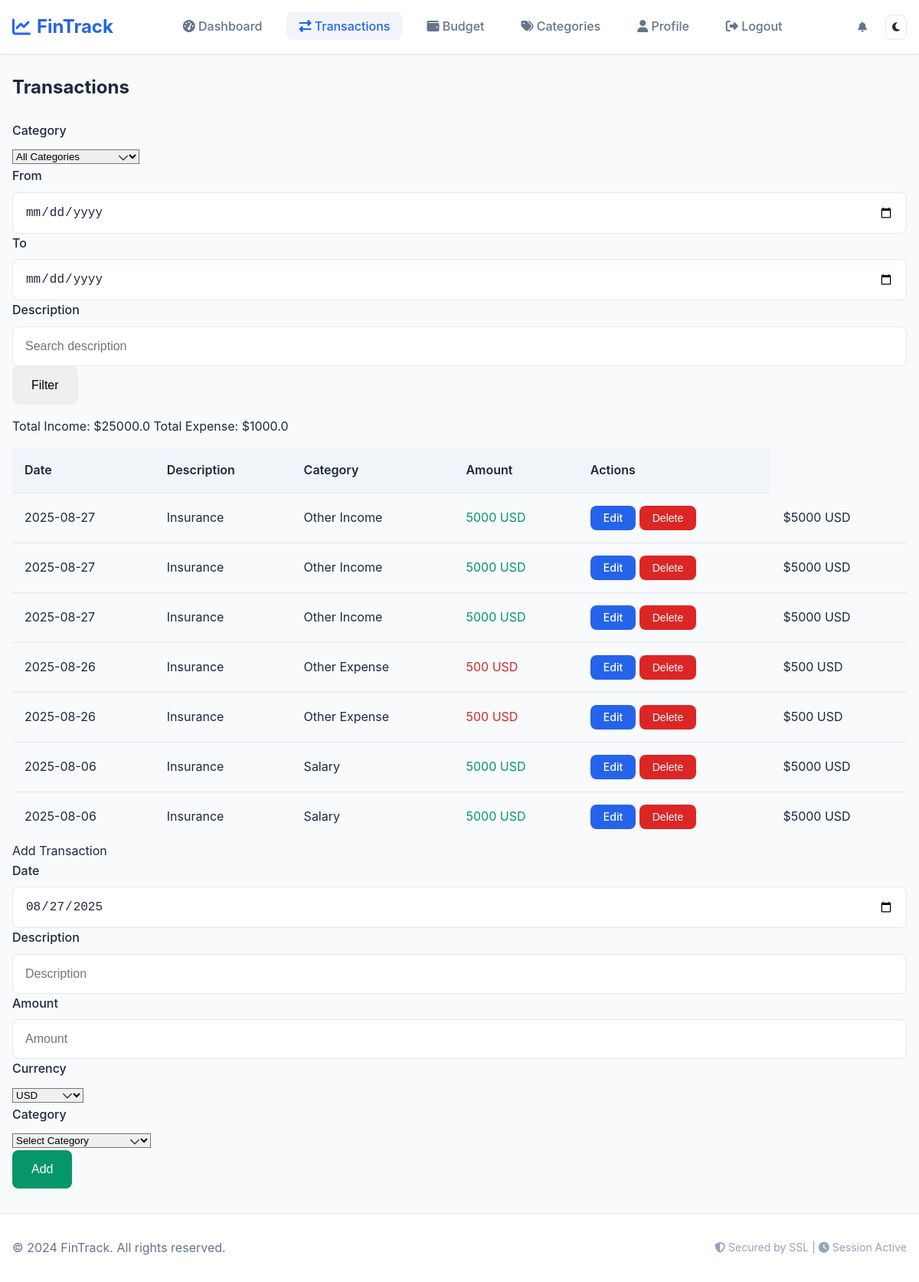
The page /transactions (signed in) on the database its author committed.
### tables this page shows
CREATE TABLE transactions (
                id INTEGER PRIMARY KEY AUTOINCREMENT,
                user_id INTEGER NOT NULL,
                category_id INTEGER,
                amount NUMERIC NOT NULL,
                original_amount NUMERIC,
                currency TEXT DEFAULT 'USD',
                exchange_rate NUMERIC DEFAULT 1.0,
                description TEXT,
                date TIMESTAMP NOT NULL DEFAULT CURRENT_TIMESTAMP,
                FOREIGN KEY (user_id) REFERENCES users(id) ON DELETE CASCADE,
                FOREIGN KEY (category_id) REFERENCES categories(id) ON DELETE SET NULL
            );

CREATE TABLE categories (
                id INTEGER PRIMARY KEY AUTOINCREMENT,
                name TEXT NOT NULL UNIQUE,
                type TEXT CHECK(type IN ('income', 'expense')) NOT NULL
            );

CREATE TABLE users (
                id INTEGER PRIMARY KEY AUTOINCREMENT,
                username TEXT NOT NULL UNIQUE,
                email TEXT NOT NULL UNIQUE,
                password_hash TEXT NOT NULL,
                email_verified BOOLEAN DEFAULT FALSE,
                email_verification_token TEXT,
                email_verification_expires TIMESTAMP,
                password_reset_token TEXT,
                password_reset_expires TIMESTAMP,
                google_id TEXT,
                oauth_provider TEXT,
                cash NUMERIC NOT NULL DEFAULT 10000.00,
                theme TEXT DEFAULT 'light',
                preferred_currency TEXT DEFAULT 'USD',
                failed_login_attempts INTEGER DEFAULT 0,
                locked_until TIMESTAMP NULL,
                last_login TIMESTAMP NULL,
                created_at TIMESTAMP DEFAULT CURRENT_TIMESTAMP,
                updated_at TIMESTAMP DEFAULT CURRENT_TIMESTAMP
            );

### app.py (the view)
@app.route("/transactions", methods=["GET"])
@login_required
def transactions():
    if not validate_session():
        return redirect(url_for('login'))
    user_id = session.get('user_id')
    currency_service = CurrencyService(db)
    user_currency = currency_service.get_user_preferred_currency(user_id)
    page = request.args.get('page', 1, type=int)
    per_page = 20
    offset = (page - 1) * per_page
    try:
        category_filter = request.args.get('category', type=int)
        if category_filter and category_filter <= 0:
            category_filter = None
        date_from = request.args.get('from', '').strip()
        date_to = request.args.get('to', '').strip()
        if date_from:
            datetime.strptime(date_from, '%Y-%m-%d')
        if date_to:
            datetime.strptime(date_to, '%Y-%m-%d')
        search = request.args.get('search', '').strip()[:100]
        if search:
            search = search.replace('\\', '\\\\').replace('%', '\\%').replace('_', '\\_')
    except ValueError as e:
        flash('Invalid filter parameters.', 'warning')
        return redirect(url_for('transactions'))
    where = ["t.user_id = ?"]
    params = [user_id]
    if category_filter:
        where.append("t.category_id = ?")
        params.append(category_filter)
    if date_from:
        where.append("DATE(t.date) >= ?")
        params.append(date_from)
    if date_to:
        where.append("DATE(t.date) <= ?")
        params.append(date_to)
    if search:
        where.append("t.description LIKE ? ESCAPE '\\'")
        params.append(f'%{search}%')
    where_clause = " AND ".join(where)
    count_query = f"SELECT COUNT(*) as count FROM transactions t WHERE {where_clause}"
    total_count = db.execute(count_query, *params)[0]['count']
    total_pages = max((total_count + per_page - 1) // per_page, 1)
    if page > total_pages and total_pages > 0:
        page = total_pages
        offset = (page - 1) * per_page
    query = f"""
        SELECT t.*, c.name as category_name, c.type as category_type
        FROM transactions t
        LEFT JOIN categories c ON t.category_id = c.id
        WHERE {where_clause}
        ORDER BY t.date DESC, t.id DESC
        LIMIT ? OFFSET ?
    """
    paginated_params = params + [per_page, offset]
    transactions_list = db.execute(query, *paginated_params)
    if transactions_list and user_currency != 'USD':
        for txn in transactions_list:
            txn_currency = txn.get('currency', 'USD')
            if txn_currency != user_currency:
                try:
                    if txn.get('original_amount') is not None:
                        original_amount = Decimal(str(txn['original_amount']))
                        original_currency = txn_currency
                    else:
                        original_amount = Decimal(str(txn['amount']))
                        original_currency = 'USD'
                    converted_amount = currency_service.convert_amount(
                        abs(original_amount),
                        original_currency,
                        user_currency
                    )
                    if original_amount < 0:
                        converted_amount = -converted_amount
                    txn['display_amount'] = float(converted_amount)
                    txn['display_currency'] = user_currency
                    txn['original_amount'] = float(original_amount)
                    txn['original_currency'] = original_currency
                    if txn.get('exchange_rate') is None:
                        txn['exchange_rate'] = currency_service.fetch_exchange_rate(
                            original_currency, user_currency
                        )
                except Exception as e:
                    logger.warning(f"Failed to convert transaction {txn['id']}: {str(e)}")
                    txn['display_amount'] = txn['amount']
                    txn['display_currency'] = txn_currency
                    txn['original_currency'] = txn_currency
                    txn['exchange_rate'] = 1.0
            else:
                txn['display_amount'] = txn['amount']
                txn['display_currency'] = user_currency
                txn['original_currency'] = user_currency
                txn['exchange_rate'] = 1.0
    else:
        for txn in transactions_list:
            txn['display_amount'] = txn.get('amount', 0)
            txn['display_currency'] = txn.get('currency', 'USD')
            txn['original_currency'] = txn.get('currency', 'USD')
            txn['exchange_rate'] = 1.0
    total_income = Decimal('0')
    total_expense = Decimal('0')
    for txn in transactions_list:
        amount = Decimal(str(txn['display_amount']))
        if txn.get('category_type') == 'income' or amount > 0:
            total_income += abs(amount)
        elif txn.get('category_type') == 'expense' or amount < 0:
            total_expense += abs(amount)
    categories = db.execute("SELECT * FROM categories ORDER BY type, name")
    user_categories = db.execute("""
    SELECT id, name, type, color, icon
    FROM user_categories
    WHERE user_id = ? AND is_active = TRUE
    ORDER BY type, name
""", user_id)
    supported_currencies = CurrencyService.SUPPORTED_CURRENCIES
    return render_template("transactions.html",
        transactions=transactions_list,
        categories=categories,
        total_income=float(total_income),
        total_expense=float(total_expense),
        page=page,
        total_pages=total_pages,
        today_date=datetime.now().strftime('%Y-%m-%d'),
        user_currency=user_currency,
        supported_currencies=supported_currencies,
        user_categories=user_categories,
        filters={
            'category': category_filter,
            'date_from': date_from,
            'date_to': date_to,
            'search': search.replace('\\\\', '\\').replace('\\%', '%').replace('\\_', '_') if search else ''
        })

### templates/transactions.html (shortened to what this page needs)
{% extends "layout.html" %}
{% block content %}
<div class="container mt-4">
    <h2 class="mb-4">Transactions</h2>
    <form id="filter-form" method="get" class="row g-2 mb-3">
        <div class="col-md-2">
            <label for="filter-category" class="form-label">Category</label>
            <select id="filter-category" name="category" class="form-select">
                <option value="" {% if not filters.category %}selected{% endif %}>All Categories</option>
            </select>
        </div>
        <div class="col-md-2">
            <label for="filter-from" class="form-label">From</label>
            <input id="filter-from" type="date" name="from" class="form-control" value="{{ filters.date_from }}">
        </div>
        <div class="col-md-2">
            <label for="filter-to" class="form-label">To</label>
            <input id="filter-to" type="date" name="to" class="form-control" value="{{ filters.date_to }}">
        </div>
        <div class="col-md-3">
            <label for="filter-search" class="form-label">Description</label>
            <input id="filter-search" type="text" name="search" class="form-control" value="{{ filters.search }}" placeholder="Search description">
        </div>
        <div class="col-md-1 d-flex align-items-end">
            <button type="submit" class="btn btn-outline-primary w-100">Filter</button>
        </div>
    </form>
    <div class="mb-3">
        <span class="badge bg-success">Total Income: $<span id="total-income">{{ total_income|round(2) }}</span></span>
        <span class="badge bg-danger">Total Expense: $<span id="total-expense">{{ total_expense|round(2) }}</span></span>
    </div>
    <div class="table-responsive" id="transactions-table-wrapper">
        <table class="table table-striped align-middle" id="transactions-table">
            <thead>
                <tr>
                    <th>Date</th>
                    <th>Description</th>
                    <th>Category</th>
                    <th>Amount</th>
                    <th>Actions</th>
                </tr>
            </thead>
            <tbody id="transactions-body">
                {% for txn in transactions %}
                <tr data-id="{{ txn.id }}">
                    <td>{{ txn.date[:10] }}</td>
                    <td>{{ txn.description|e }}</td>
                    <td>{{ txn.category_name }}</td>
                    <td class="fw-bold {% if txn.amount < 0 %}text-danger{% else %}text-success{% endif %}">
                        {% if txn.display_currency %}
                        {{ txn.amount|abs|round(2) }} {{ txn.display_currency }}
                        {% else %}
                        ${{ txn.amount|abs|round(2) }}
                        {% endif %}
                    </td>
                    <td>
                        <a href="{{ url_for('edit_transaction', transaction_id=txn.id) }}" class="btn btn-sm btn-primary">Edit</a>
                        <form class="d-inline delete-transaction-form" method="post" action="{{ url_for('delete_transaction', transaction_id=txn.id) }}">
                            <button type="submit" class="btn btn-sm btn-danger">Delete</button>
                        </form>
                    </td>
                    <td>
                        ${{ txn.amount|abs|round(2) }} {{ txn.display_currency }}
                    </td>
                </tr>
                {% endfor %}
            </tbody>
        </table>
    </div>
    <div class="card mt-5">
        <div class="card-header">Add Transaction</div>
        <div class="card-body">
            <form id="add-transaction-form" method="post" action="{{ url_for('add_transaction') }}">
                <div class="row g-2 mb-3">
                    <div class="col-md-2">
                        <label for="add-date" class="form-label">Date</label>
                        <input id="add-date" type="date" name="date" class="form-control" value="{{ today_date }}" required>
                    </div>
                    <div class="col-md-3">
                        <label for="add-description" class="form-label">Description</label>
                        <input id="add-description" type="text" name="description" class="form-control" placeholder="Description" maxlength="500" required>
                    </div>
                    <div class="col-md-2">
                        <label for="add-amount" class="form-label">Amount</label>
                        <input id="add-amount" type="number" step="0.01" name="amount" class="form-control" placeholder="Amount" min="0.01" required>
                    </div>
                <div class="col-md-2">
                    <label for="add-currency" class="form-label">Currency</label>
                    <select id="add-currency" name="currency" class="form-select">
                        <option value="{{ user_currency }}" selected>{{ user_currency }}</option>
                    </select>
                </div>
                    <div class="col-md-2">
                        <label for="add-category" class="form-label">Category</label>
                        <select id="add-category" name="category_id" class="form-select" required>
                            <option value="">Select Category</option>
                        </select>
                    </div>
                    <div class="col-md-2 d-flex align-items-end">
                        <button type="submit" class="btn btn-success w-100">Add</button>
                    </div>
                </div>
            </form>
        </div>
    </div>
</div>
{% endblock %}

### rows shown on the page
transactions: date "2025-08-27", description "Insurance", category_name "Other Income", amount|abs "5000", display_currency "USD"
transactions: date "2025-08-27", description "Insurance", category_name "Other Income", amount|abs "5000", display_currency "USD"
transactions: date "2025-08-27", description "Insurance", category_name "Other Income", amount|abs "5000", display_currency "USD"
transactions: date "2025-08-26", description "Insurance", category_name "Other Expense", amount|abs "500", display_currency "USD"
transactions: date "2025-08-26", description "Insurance", category_name "Other Expense", amount|abs "500", display_currency "USD"
transactions: date "2025-08-06", description "Insurance", category_name "Salary", amount|abs "5000", display_currency "USD"
transactions: date "2025-08-06", description "Insurance", category_name "Salary", amount|abs "5000", display_currency "USD"
users: currency "USD"

### other values the page prints
{{ total_income|round(2) }} "25000.0"
{{ total_expense|round(2) }} "1000.0"
